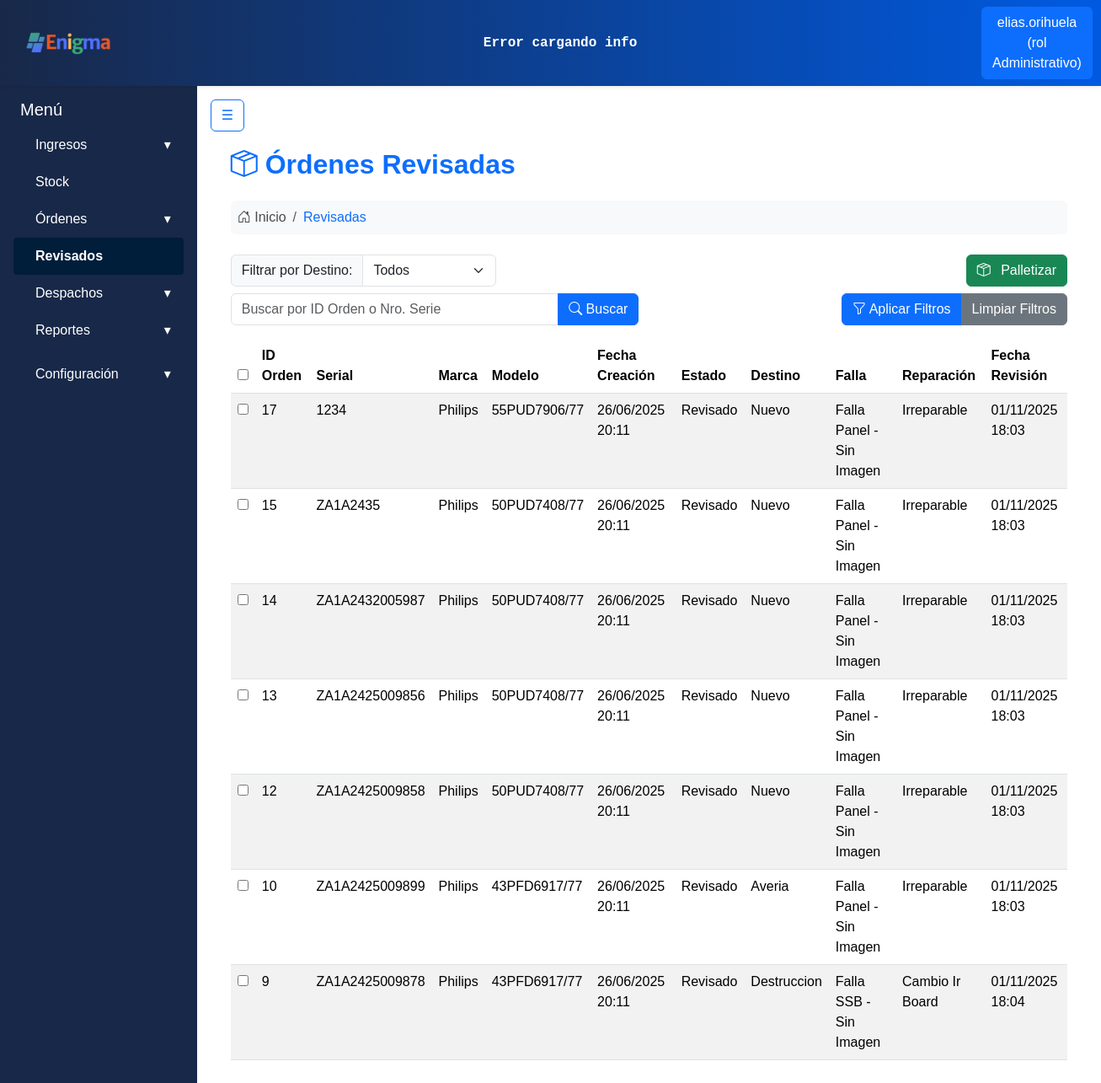
Before: /despachos/revisadas/ (signed in) with the older database file.
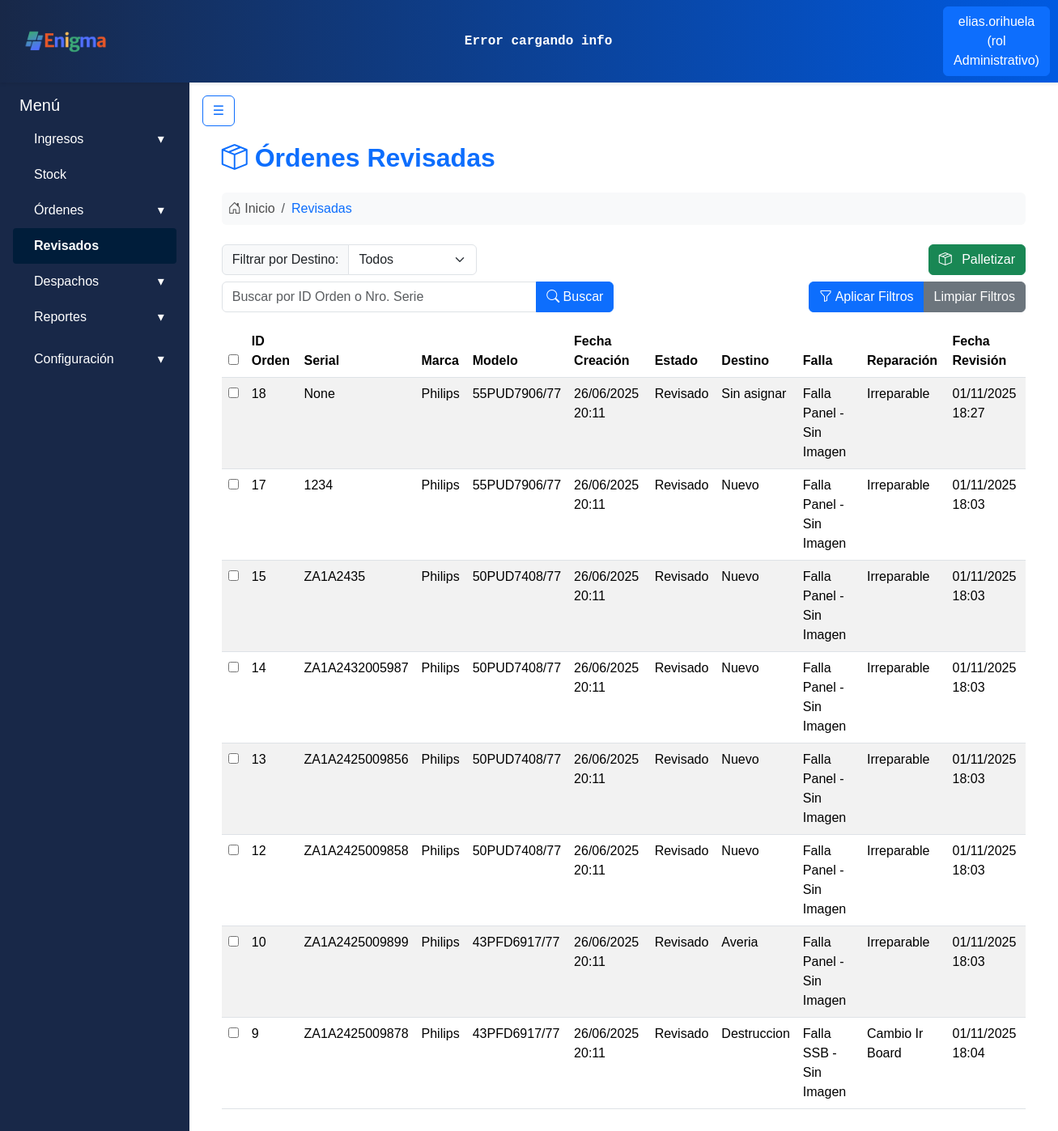
After: the same page with the newer database file.
### apps/ingresos/models.py (models this page shows, shortened)
class Productos(models.Model):
    id = models.AutoField(primary_key=True)
    marca = models.CharField(max_length=30)
    modelo = models.CharField(max_length=50, unique=True)

### apps/ordenes/models.py (models this page shows, shortened)
class Estados(models.Model):
    nombre_estado = models.CharField(max_length=30)

class Ordenes(ModeloBaseConUsuario):  # HEREDA el usuario y el save()
    remito_id = models.ForeignKey('ingresos.Remitos', on_delete=models.CASCADE)
    equipo_id = models.ForeignKey('Equipos', on_delete=models.CASCADE)
    estado_id = models.ForeignKey('Estados', on_delete=models.CASCADE)
    falla_detectada = models.CharField(max_length=50, null=True, blank=True)
    reparacion = models.CharField(max_length=50, null=True, blank=True)
    fecha_revision = models.DateTimeField(null=True, blank=True)
    editado_por = models.ForeignKey(
        User, on_delete=models.SET_NULL, null=True, blank=True, related_name='ordenes_editadas'
    )
    palletizado_por = models.ForeignKey(
        User, on_delete=models.SET_NULL, null=True, blank=True, related_name='ordenes_palletizadas'
    )
    orden_activa = models.BooleanField(default=True)
    fecha_creacion = models.DateTimeField(auto_now_add=True)
    modificacion_id = models.ForeignKey('HistorialOrdenes', on_delete=models.CASCADE, null=True, blank=True)
    destino = models.ForeignKey('Destinos', on_delete=models.CASCADE, null=True, blank=True)
    equipo_palletizado = models.BooleanField(default=False)

### apps/despachos/views.py (the view, shortened to what this page needs)
# urls.py: path('revisadas/', views.OrdenesRevisadasView.as_view(), name='ordenes_revisadas'),
class OrdenesRevisadasView(LoginRequiredMixin,View):
    template_name = 'despachos/revisadas.html'
    def get(self, request, *args, **kwargs):
        estado_revisado_obj = Estados.objects.filter(nombre_estado__iexact='revisado').first()
        ordenes_queryset = Ordenes.objects.filter(
            estado_id=estado_revisado_obj,
            equipo_palletizado=False
        ).select_related(
            'destino', 'equipo_id', 'equipo_id__producto_id', 'estado_id'
        ).order_by('-fecha_creacion')
        query = request.GET.get('q', '')
        filtro_destino_param = request.GET.get('filtro_destino', 'todos')
        mensaje_busqueda = None
        if query:
            q_objects = Q(id__icontains=query) | Q(equipo_id__numero_serie__icontains=query)
            ordenes_queryset = ordenes_queryset.filter(q_objects)
            if not ordenes_queryset.exists():
                mensaje_busqueda = f"No se encontraron órdenes con el ID/Número de Serie '{query}'."
        datos_ordenes = []
        if ordenes_queryset.exists():
            for orden in ordenes_queryset:
                equipo_obj = orden.equipo_id
                producto_obj = getattr(equipo_obj, 'producto_id', None)
                producto_modelo = getattr(producto_obj, 'modelo', 'N/A')
                producto_marca = getattr(producto_obj, 'marca', 'N/A')
                nombre_destino = getattr(orden.destino, 'nombre_destino', 'Sin asignar')
                nombre_estado = getattr(orden.estado_id, 'nombre_estado', 'Sin estado')
                datos_ordenes.append({
                    'id': orden.id,
                    'equipo_id': orden.equipo_id.id if orden.equipo_id else None,
                    'numero_serie': getattr(equipo_obj, 'numero_serie', 'N/A'),
                    'modelo': producto_modelo,
                    'marca': producto_marca,
                    'fecha_creacion': orden.fecha_creacion,
                    'estado': nombre_estado,
                    'destino': nombre_destino,
                    'falla_detectada': orden.falla_detectada,
                    'reparacion': orden.reparacion,
                    'fecha_revision': orden.fecha_revision,
                })
        destinos_para_despacho = Destinos.objects.all().order_by('nombre_destino')
        context = {
            'ordenes': datos_ordenes,
            'mensaje_busqueda': mensaje_busqueda,
            'query_actual': query,
            'filtro_destino_seleccionado': filtro_destino_param,
            'destinos_para_filtro': Destinos.objects.all().order_by('nombre_destino'),
            'destinos_para_despacho': destinos_para_despacho,
            'mostrar_boton_despacho': bool(datos_ordenes),
            'titulo_pagina': 'Órdenes Revisadas',
            'max_items_pallet': 15,
        }
        return render(request, self.template_name, context)

### apps/despachos/templatetags/custom_filters.py (called while the page is built)
@register.filter
def replace_chars(value, arg):
    if not isinstance(value, str):
        return value
    try:
        old_value, new_value = arg.split(':')
    except ValueError:
        return value
    return value.replace(old_value, new_value)

### apps/usuarios/models.py (called while the page is built)
    def __str__(self):
        return self.nombre

### apps/despachos/templates/despachos/revisadas.html (shortened to what the changed rows need)
{% extends 'base.html' %}
{% load static %}
{% load custom_filters %}
{% block content %}
    <div class="page-container px-4 mt-3">
        <div class="d-flex justify-content-between align-items-center mb-4">
            <h2 class="fw-bold text-primary mb-0">
                <i class="bi bi-box-seam"></i>
                Órdenes Revisadas
            </h2>
        </div>
        {% if ordenes %}
            <form id="form-despacho" action="{% url 'despachos:procesar_despacho_ordenes' %}" method="POST">
                <table class="table table-striped table-hover mt-3">
                    <thead>
                        <tr>
                            <th><input type="checkbox" id="checkbox-maestro-despacho"></th>
                            <th>ID Orden</th>
                            <th>Serial</th>
                            <th>Marca</th>
                            <th>Modelo</th>
                            <th>Fecha Creación</th>
                            <th>Estado</th>
                            <th>Destino</th>
                            <th>Falla</th>
                            <th>Reparación</th>
                            <th>Fecha Revisión</th>
                        </tr>
                    </thead>
                    <tbody>
                        {% for orden in ordenes %}
                            <tr>
                                <td><input type="checkbox" class="checkbox-item-despacho" name="orden_ids" value="{{ orden.id }}"></td>
                                <td>{{ orden.id }}</td>
                                <td>{{ orden.numero_serie }}</td>
                                <td>{{ orden.marca }}</td>
                                <td>{{ orden.modelo }}</td>
                                <td>{{ orden.fecha_creacion|date:"d/m/Y H:i" }}</td>
                               <td><span class="badge-estado bg-{{ orden.estado|lower|replace_chars:' :-' }}">{{ orden.estado }}</span></td>
                                <td>{{ orden.destino }}</td>
                                <td>{{ orden.falla_detectada }}</td>
                                <td>{{ orden.reparacion }}</td>
                                <td>{{ orden.fecha_revision|default:"N/A"|date:"d/m/Y H:i" }}</td>
                            </tr>
                        {% endfor %}
                    </tbody>
                </table>
            </form>
        {% endif %}
{% endblock %}

Changed rows visible on the page:
now on this page (row edited): Ordenes: fecha_creacion "26/06/2025 20:11", falla_detectada "Falla Panel - Sin Imagen", reparacion "Irreparable", fecha_revision "01/11/2025 18:27"
Other visible differences:
new list line: "☐ 18 None Sin asignar"
new list line: "Philips 55PUD7906/77"
new list line: "Revisado"
